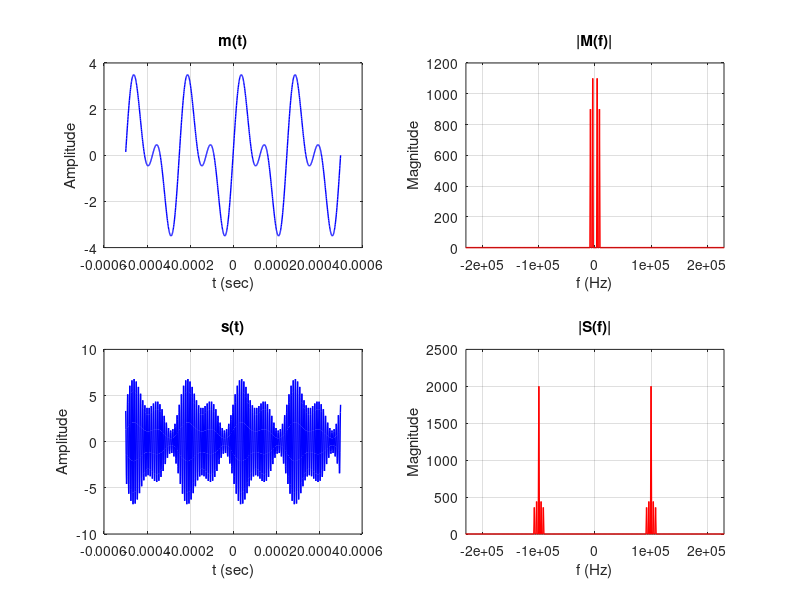

Here is the MATLAB script that generated this plot: (Note: this script raises an error after producing the figure.)
clc; clear; close all;

fs = 1e6;
t = -0.0005+1/fs : 1/fs : 0.0005;

N = length(t);
f = (-N/2:N/2-1)*fs/N;

mt = 2.2*sin(2*pi*4e3*t) + 1.8*sin(2*pi*8e3*t);

Ac = 2;
fc = 1e5;
Ka = 0.2;
ct = Ac*cos(2*pi*fc*t);

st = Ac*(1 + Ka*mt).*ct;

figure

subplot(2,2,1)
plot(t, mt, 'b', 'LineWidth', 1)
grid on
title('m(t)')
xlabel('t (sec)')
ylabel('Amplitude')

subplot(2,2,2)
plot(f, abs(fftshift(fft(mt))), 'r', 'LineWidth', 1)
grid on
title('|M(f)|')
xlabel('f (Hz)')
ylabel('Magnitude')
xlim([-2*fc-3e4 2*fc+3e4])

subplot(2,2,3)
plot(t, st, 'b', 'LineWidth', 1)
grid on
title('s(t)')
xlabel('t (sec)')
ylabel('Amplitude')

subplot(2,2,4)
plot(f, abs(fftshift(fft(st))), 'r', 'LineWidth', 1)
grid on
title('|S(f)|')
xlabel('f (Hz)')
ylabel('Magnitude')
xlim([-2*fc-3e4 2*fc+3e4])

sgtitle('Lab 4 Q1: AM Modulation (Ka = 0.2)')
